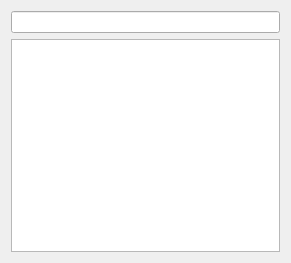
<?xml version="1.0" encoding="UTF-8"?>
<ui version="4.0">
 <class>FileBrowerClass</class>
 <widget class="QWidget" name="FileBrowerClass">
  <property name="geometry">
   <rect>
    <x>0</x>
    <y>0</y>
    <width>291</width>
    <height>263</height>
   </rect>
  </property>
  <property name="windowTitle">
   <string>FileBrower</string>
  </property>
  <layout class="QGridLayout" name="gridLayout">
   <item row="0" column="0">
    <widget class="QLineEdit" name="lineEdit"/>
   </item>
   <item row="1" column="0">
    <widget class="QListWidget" name="listWidget"/>
   </item>
  </layout>
 </widget>
 <layoutdefault spacing="6" margin="11"/>
 <resources>
  <include location="FileBrower.qrc"/>
 </resources>
 <connections/>
</ui>
